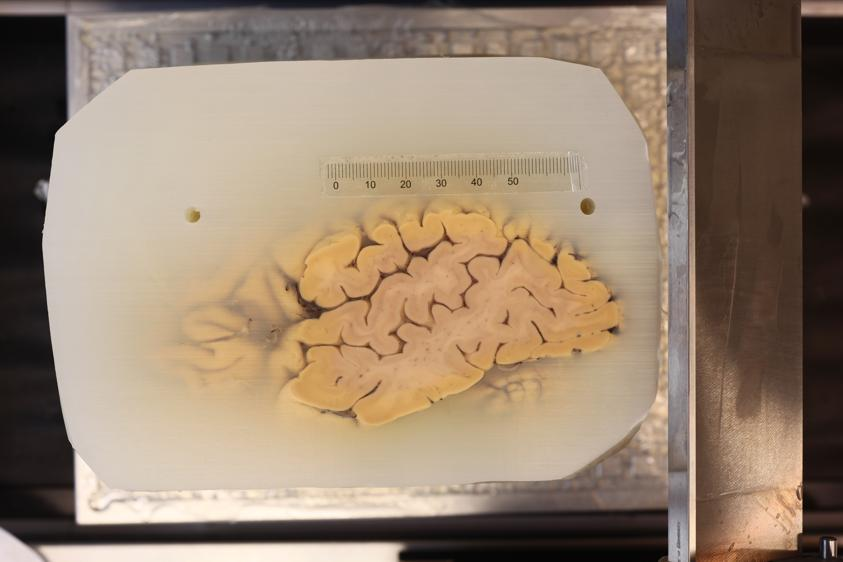
%> input picture regbrains/040.jpg, 843 x 562 px
$ octave --eval "result = seg_histology(imread('040.jpg'));"   (GNU Octave 9; MATLAB toolbox functions it lacks are replaced by stand-ins)
%> lines starting %> are read from the running program, lines starting %| are printed output that depends on the picture; in (x1, y1, x2, y2) boxes, pixels count from 0 and x2, y2 are one past the last pixel; in counts of white or black regions, pixels touching at a corner belong together; the program's own positions count from 1
function img_seg = seg_histology(img)

    img = imresize(img,0.15); %same of blockface
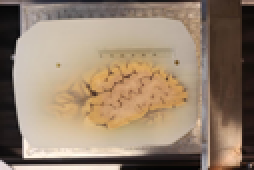
%> img: size 85x127x3 uint8 (shown 2 times larger); mean R, G, B 151.2, 131.3, 111.2

    level = graythresh(img);
%> level = 0.455
    mask = im2bw(img,level);
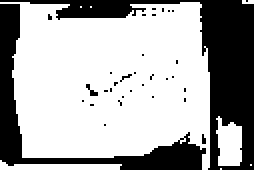
%> mask: size 85x127 logical (shown 2 times larger); 67.2% white; 33 black regions (31 under 20 px), largest, box (x1, y1, x2, y2) and area: (0, 0, 127, 85) 2156, (0, 2, 103, 85) 1301
    mask = ~mask;

    %se = strel('disk', 6);
    %mask = imopen(mask,se);

    %clean small connected structures from the mask
    mask = clean(mask,0.006);

    %[mask Lz] = sfm_local_chanvese(img,mask,600,0.1,10,1);
    mask = region_seg(img,mask,600,0.2,1);
% [20 lines not run here, left out]
function mask = clean(mask,p)
%> called with p = 0.006

[labels nL] = bwlabel(mask);
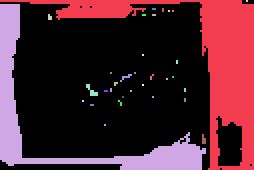
%> labels: size 85x127 double (shown 2 times larger); 34 distinct labels, from 0 to 33; one colour per label, 0 black
%> nL = 33

%find largest
%maxL = 0;
maxCount = 0;
for l=1:nL
    nElem = length(find(labels == l));
    if nElem > maxCount
        maxCount = nElem;
        %maxL = l;
    end
end
%> this loop made 33 passes
%> (nElem, maxCount) on pass 1: (2156, 2156)
%> nElem on passes 2 to 7: 1301, 5, 1, 15, 2, 2

for l=1:nL
    nElem = length(find(labels == l));
    if nElem <= maxCount*p % p% of the largest obj in the image
        labels(labels == l) = 0;
    end
end
%> this loop made 33 passes
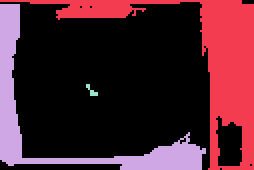
%> labels: size 85x127 double (shown 2 times larger); 4 distinct labels, from 0 to 5; one colour per label, 0 black

mask(labels == 0) = 0;
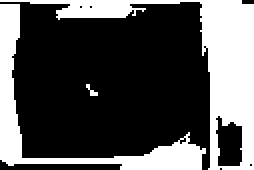
%> mask: size 85x127 logical (shown 2 times larger); 32.2% white; 3 white regions (1 under 20 px), largest, box (x1, y1, x2, y2) and area: (0, 0, 127, 85) 2156, (0, 2, 103, 85) 1301
%> the run ends on the next line

end
